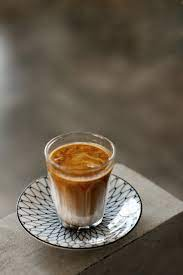
#> input picture source/coffee.jpeg, 183 x 275 px
$ python 04_img_processing_resize.py
#> lines starting #> are read from the running program, lines starting #| are printed output that depends on the picture
import cv2

# load image
img = cv2.imread('source/coffee.jpeg')
#> img is the input picture: shape (275, 183, 3); mean B, G, R 80.9, 95.1, 105.6
print(img.shape)
#| (275, 183, 3)

#====================================================
# resize without aspect ratio
w = 300
h = 500
imgResized = cv2.resize(img, (w, h))
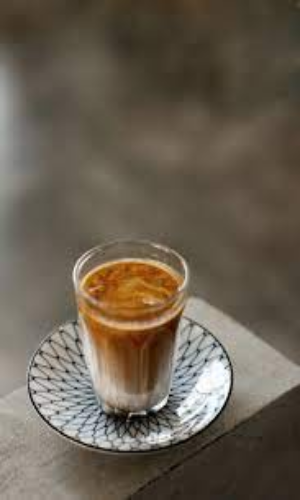
#> imgResized: shape (500, 300, 3); mean B, G, R 80.7, 95, 105.5

cv2.imshow('resize', imgResized)
cv2.waitKey(0)
cv2.destroyAllWindows()

#====================================================
# resize with keep aspect ratio
old_w = img.shape[1]
#> old_w = 183
old_h = img.shape[0]
#> old_h = 275
ratio = old_w / old_h
#> ratio = 0.665

# ratio = w/h
w = 300
h = int(w / ratio)
#> h = 450
imgResized = cv2.resize(img, (w,h))
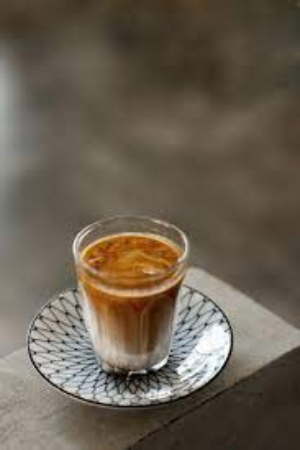
#> imgResized: shape (450, 300, 3); mean B, G, R 80.7, 95, 105.5

cv2.imshow('resize with aspect ratio', imgResized)
cv2.waitKey(0)
cv2.destroyAllWindows()

#====================================================
